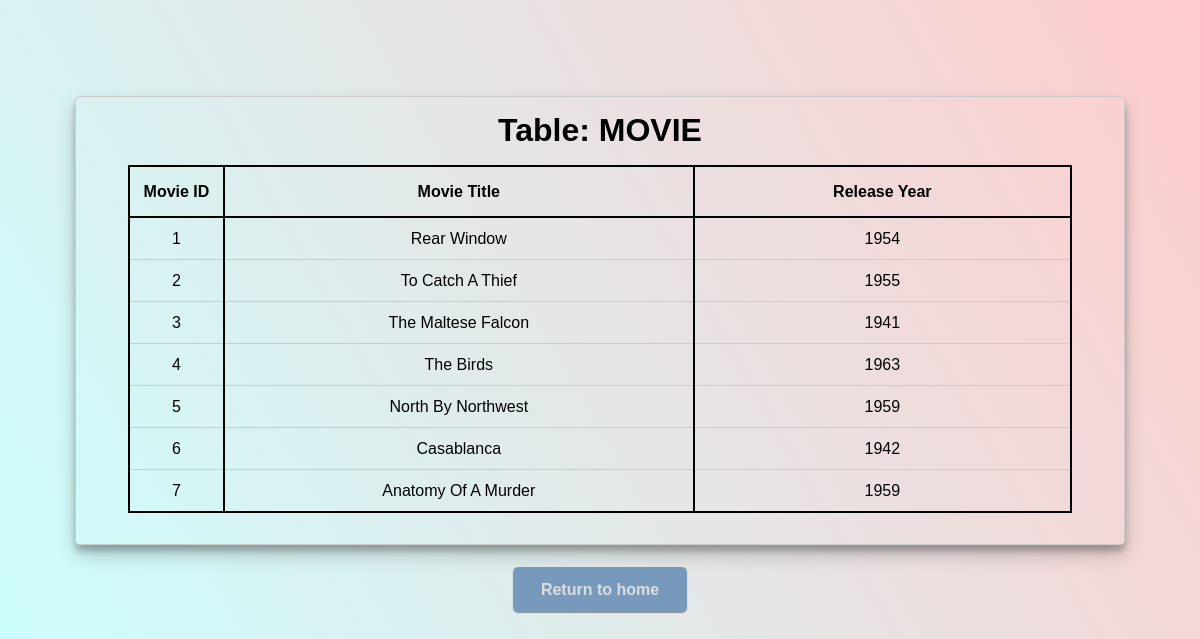
The app's page /cinema-movie.php with its own data.
### tables this page shows
create table movie (
   mid int(10) unsigned not null auto_increment,
   mtitle varchar(255) not null default '',
   myear int not null ,
   primary key (mid)
   );

### cinema-movie.php (the view, shortened to what this page needs)
<!DOCTYPE html>
<html lang="en">
<head>
    <link rel="stylesheet" type ="text/css" href="resources/static/css/table.css">
</head>
<body>
    <div class="card">
        <?php
            $creds = parse_ini_file("php.ini", "r");
            $link = mysqli_connect("127.0.0.1", $creds[username], $creds[password], "cinema");
            $query = "SELECT * FROM movie";
            $result = mysqli_query( $link, $query);
            echo("<h1>Table: MOVIE</h1>");
            while ( $row = mysqli_fetch_assoc( $result ) ) {
                $table[] = $row;
            }
            if($table){
        ?>
        <table>
            <tr>
                <th id="column-first">Movie ID</th>
                <th id="column-second">Movie Title</th>
                <th id="column-third">Release Year</th>
            </tr>
        <?php
            foreach($table as $d_row) {
        ?>
            <tr>
                <td id="column-first"><?php echo($d_row["mid"]); ?></td>
                <td id="column-second"><?php echo($d_row["mtitle"]); ?></td>
                <td id="column-third"><?php echo($d_row["myear"]); ?></td>
            </tr>
        <?php
            }
        ?>
        </table>
        <?php
            }
        ?>
    </div>
    <a href="home.php">Return to home</a>
</body>
</html>

### resources/static/css/table.css (style rules this page uses)
body { margin: 5% 5% 5% 5%; padding: 15px; text-align: center; font-family: sans-serif; line-height: 25px; font-weight: 100; background: linear-gradient(60deg, #CCFFFF, #FFCCCC); }
.card { margin: 2% 0% 3% 0%; text-align: center; border: 1px solid #ccc; border-radius: 5px; box-shadow: 0 10px 20px rgba(0,0,0,0.19), 0 6px 6px rgba(0,0,0,0.23); }
a { border: none; border-radius: 5px; background-color: #79B; color: #ddd; text-decoration: none; font-weight: 750; font-family: sans-serif; margin: 2px; padding: 14px 28px; cursor: pointer; box-shadow: 0 1px 1px rgba(0,0,0,0.19), 0 1px 1px rgba(0,0,0,0.23); }
table { margin: 2% 5% 3% 5%; border: 2px solid; border-collapse: collapse; text-align: center; width: 90%; }
th { border: 2px solid; padding: 8px; padding-top: 12px; padding-bottom: 12px; background-color: linear-gradient(60deg, #00FFFF, #FF0000); }
td { border: 1px solid #ccc; border-left: 2px solid; border-right: 2px solid; padding: 8px; }
#column-first { width: 10% }
#column-second { width: 50% }
#column-third { width: 40% }

### records on screen
movie: mid "1", mtitle "Rear Window", myear "1954"
movie: mid "2", mtitle "To Catch A Thief", myear "1955"
movie: mid "3", mtitle "The Maltese Falcon", myear "1941"
movie: mid "4", mtitle "The Birds", myear "1963"
movie: mid "5", mtitle "North By Northwest", myear "1959"
movie: mid "6", mtitle "Casablanca", myear "1942"
movie: mid "7", mtitle "Anatomy Of A Murder", myear "1959"
